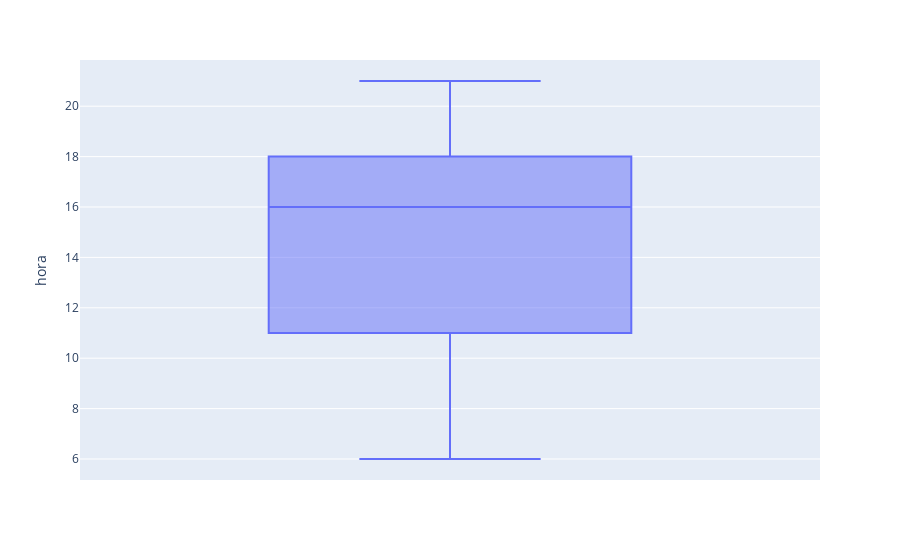

Notebook code for this chart:
### Markdown cell above
### Modo Simples

### Code cell
fig1 = px.box(dia_hora_df, y = 'hora', hover_data=['item_count'])

fig1.show()

### Figure 1 — Plotly figure (JSON) as saved in the notebook; plotly's stock layout.template omitted (floating-point values rounded to 4 significant figures; data arrays with more than 128 entries replaced by an {"elided": "..."} marker saying what was removed)
{"data": [{"alignmentgroup": "True", "customdata": {"elided": "23199x1 int values"}, "hovertemplate": "hora=%{y}<br>item_count=%{customdata[0]}<extra></extra>", "legendgroup": "", "marker": {"color": "#636efa"}, "name": "", "notched": false, "offsetgroup": "", "orientation": "v", "showlegend": false, "type": "box", "x0": " ", "xaxis": "x", "y": {"elided": "23199 int values"}, "y0": " ", "yaxis": "y"}], "layout": {"boxmode": "group", "legend": {"tracegroupgap": 0}, "margin": {"t": 60}, "xaxis": {"anchor": "y", "domain": [0, 1]}, "yaxis": {"anchor": "x", "domain": [0, 1], "title": {"text": "hora"}}}}
